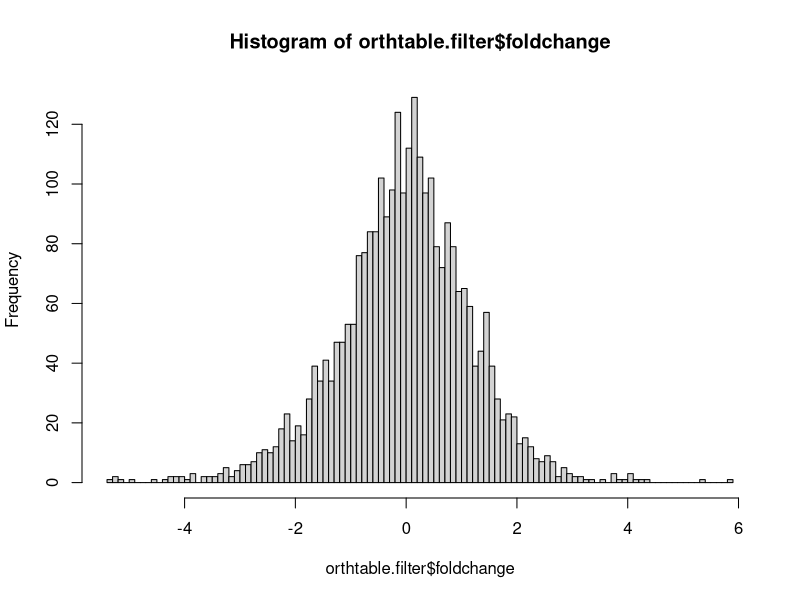
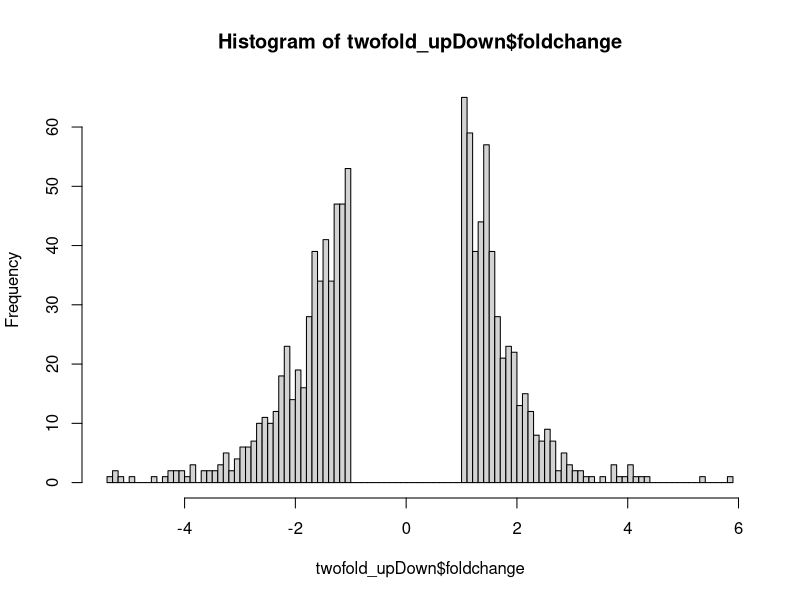
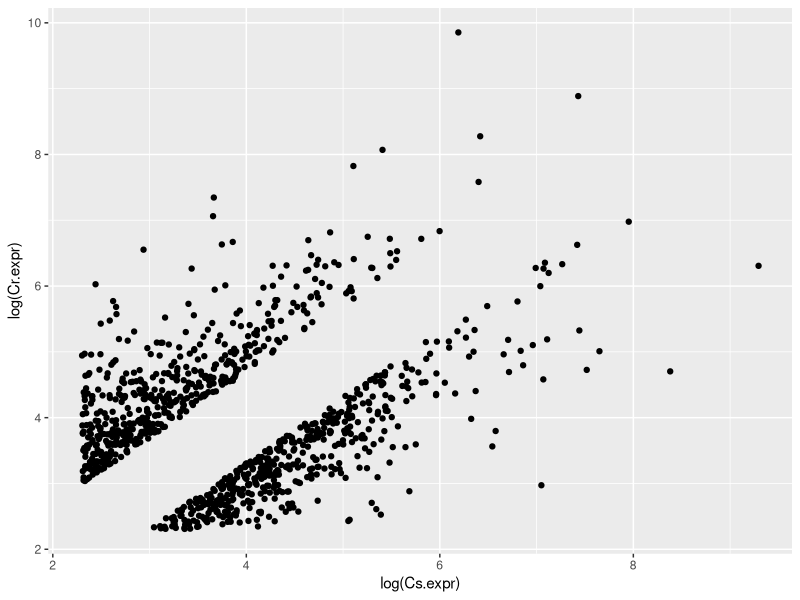
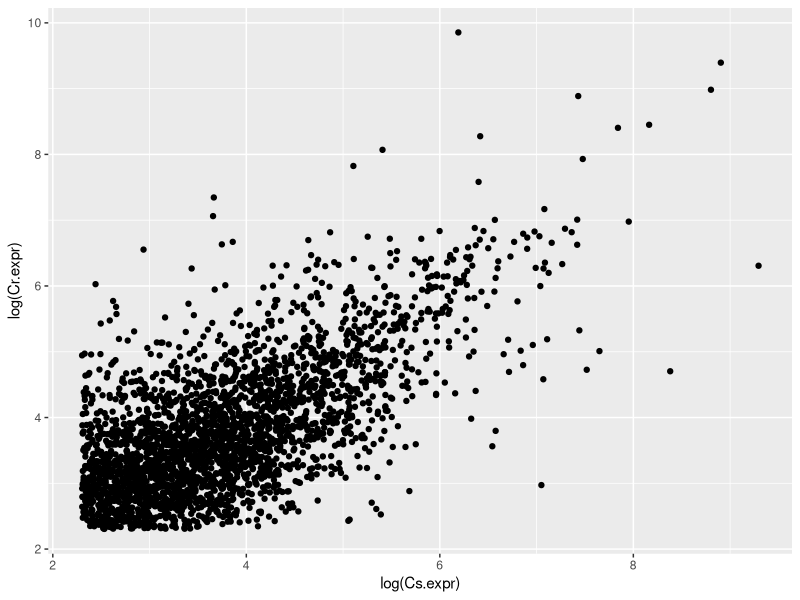
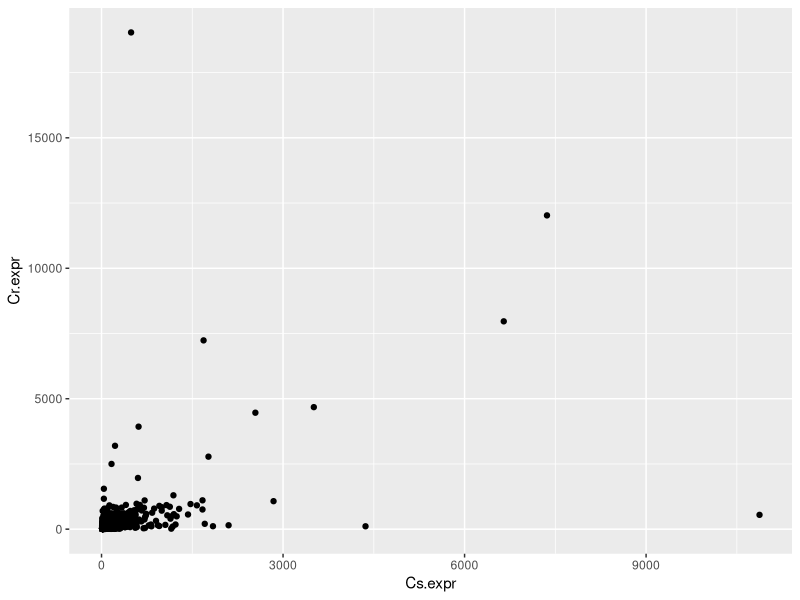

Recreate these plots in R, in order.
library(ggplot2)
library(dplyr)
library(tidyverse)

orthtable <- read_delim("Citrus_Orthologs_v20200817.tsv",delim="\t",
                        col_names = c("OrthoGroup","Cs", "Cr", "Cs.expr","Cr.expr"))
length(orthtable$OrthoGroup) # how many rows?
orthtable.filter = orthtable %>% filter(Cs.expr > 10 & Cr.expr > 10)
length(orthtable.filter$OrthoGroup) # how many rows?

orthtable.filter$foldchange <- log(orthtable.filter$Cs.expr/orthtable.filter$Cr.expr)/log(2)
hist(orthtable.filter$foldchange,breaks=100)

twofold_upDown = orthtable.filter %>% filter(foldchange > 1 | foldchange < -1)
#  this is the same thing as above
#twofold_upDown = subset(orthtable.filter, orthtable.filter$foldchange > 1 | orthtable.filter$foldchange < -1)
hist(twofold_upDown$foldchange,breaks=100)
ggplot(twofold_upDown, aes(x=log(Cs.expr), y=log(Cr.expr))) + geom_point()

pdf("ggplots.pdf")
ggplot(orthtable.filter, aes(x=log(Cs.expr), y=log(Cr.expr))) + geom_point()
ggplot(orthtable.filter, aes(x=Cs.expr, y=Cr.expr)) + geom_point()
cor(orthtable.filter$Cs.expr,orthtable.filter$Cr.expr)

dev.off()
